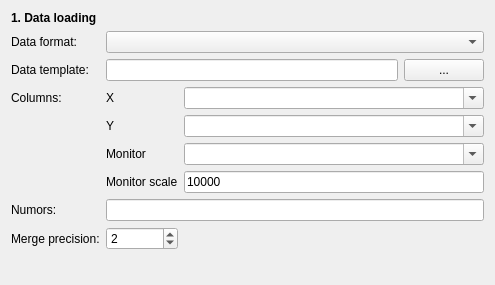
<?xml version="1.0" encoding="UTF-8"?>
<ui version="4.0">
 <class>Form</class>
 <widget class="QWidget" name="Form">
  <property name="geometry">
   <rect>
    <x>0</x>
    <y>0</y>
    <width>495</width>
    <height>285</height>
   </rect>
  </property>
  <property name="windowTitle">
   <string>Form</string>
  </property>
  <layout class="QHBoxLayout" name="horizontalLayout">
   <item>
    <layout class="QGridLayout" name="gridLayout">
     <item row="9" column="1">
      <spacer name="verticalSpacer">
       <property name="orientation">
        <enum>Qt::Vertical</enum>
       </property>
       <property name="sizeHint" stdset="0">
        <size>
         <width>20</width>
         <height>40</height>
        </size>
       </property>
      </spacer>
     </item>
     <item row="3" column="2" colspan="2">
      <widget class="QComboBox" name="xcol">
       <property name="editable">
        <bool>true</bool>
       </property>
      </widget>
     </item>
     <item row="4" column="2" colspan="2">
      <widget class="QComboBox" name="ycol">
       <property name="editable">
        <bool>true</bool>
       </property>
      </widget>
     </item>
     <item row="2" column="1" colspan="2">
      <widget class="QLineEdit" name="datatemplate"/>
     </item>
     <item row="7" column="1" colspan="3">
      <widget class="QLineEdit" name="numors"/>
     </item>
     <item row="8" column="1">
      <widget class="QSpinBox" name="precision">
       <property name="maximum">
        <number>5</number>
       </property>
       <property name="value">
        <number>2</number>
       </property>
      </widget>
     </item>
     <item row="2" column="3">
      <widget class="QPushButton" name="settemplate">
       <property name="sizePolicy">
        <sizepolicy hsizetype="Fixed" vsizetype="Fixed">
         <horstretch>0</horstretch>
         <verstretch>0</verstretch>
        </sizepolicy>
       </property>
       <property name="text">
        <string>...</string>
       </property>
      </widget>
     </item>
     <item row="5" column="2" colspan="2">
      <widget class="QComboBox" name="moncol">
       <property name="editable">
        <bool>true</bool>
       </property>
      </widget>
     </item>
     <item row="10" column="0" colspan="4">
      <widget class="QDialogButtonBox" name="buttonBox">
       <property name="standardButtons">
        <set>QDialogButtonBox::NoButton</set>
       </property>
      </widget>
     </item>
     <item row="1" column="0">
      <widget class="QLabel" name="label">
       <property name="sizePolicy">
        <sizepolicy hsizetype="Fixed" vsizetype="Preferred">
         <horstretch>0</horstretch>
         <verstretch>0</verstretch>
        </sizepolicy>
       </property>
       <property name="text">
        <string>Data format:</string>
       </property>
      </widget>
     </item>
     <item row="4" column="1">
      <widget class="QLabel" name="label_5">
       <property name="sizePolicy">
        <sizepolicy hsizetype="Fixed" vsizetype="Preferred">
         <horstretch>0</horstretch>
         <verstretch>0</verstretch>
        </sizepolicy>
       </property>
       <property name="text">
        <string>Y</string>
       </property>
      </widget>
     </item>
     <item row="2" column="0">
      <widget class="QLabel" name="label_2">
       <property name="sizePolicy">
        <sizepolicy hsizetype="Fixed" vsizetype="Preferred">
         <horstretch>0</horstretch>
         <verstretch>0</verstretch>
        </sizepolicy>
       </property>
       <property name="text">
        <string>Data template:</string>
       </property>
      </widget>
     </item>
     <item row="3" column="0">
      <widget class="QLabel" name="label_3">
       <property name="sizePolicy">
        <sizepolicy hsizetype="Fixed" vsizetype="Preferred">
         <horstretch>0</horstretch>
         <verstretch>0</verstretch>
        </sizepolicy>
       </property>
       <property name="text">
        <string>Columns:</string>
       </property>
      </widget>
     </item>
     <item row="8" column="0">
      <widget class="QLabel" name="label_7">
       <property name="sizePolicy">
        <sizepolicy hsizetype="Fixed" vsizetype="Preferred">
         <horstretch>0</horstretch>
         <verstretch>0</verstretch>
        </sizepolicy>
       </property>
       <property name="text">
        <string>Merge precision:</string>
       </property>
      </widget>
     </item>
     <item row="1" column="1" colspan="3">
      <widget class="QComboBox" name="dataformat"/>
     </item>
     <item row="3" column="1">
      <widget class="QLabel" name="label_4">
       <property name="sizePolicy">
        <sizepolicy hsizetype="Fixed" vsizetype="Preferred">
         <horstretch>0</horstretch>
         <verstretch>0</verstretch>
        </sizepolicy>
       </property>
       <property name="text">
        <string>X</string>
       </property>
      </widget>
     </item>
     <item row="7" column="0">
      <widget class="QLabel" name="label_6">
       <property name="sizePolicy">
        <sizepolicy hsizetype="Fixed" vsizetype="Preferred">
         <horstretch>0</horstretch>
         <verstretch>0</verstretch>
        </sizepolicy>
       </property>
       <property name="text">
        <string>Numors:</string>
       </property>
      </widget>
     </item>
     <item row="5" column="1">
      <widget class="QLabel" name="label_8">
       <property name="text">
        <string>Monitor</string>
       </property>
      </widget>
     </item>
     <item row="6" column="1">
      <widget class="QLabel" name="label_9">
       <property name="text">
        <string>Monitor scale</string>
       </property>
      </widget>
     </item>
     <item row="6" column="2" colspan="2">
      <widget class="QLineEdit" name="monscale">
       <property name="text">
        <string>10000</string>
       </property>
      </widget>
     </item>
     <item row="0" column="0" colspan="2">
      <widget class="QLabel" name="label_10">
       <property name="font">
        <font>
         <weight>75</weight>
         <bold>true</bold>
        </font>
       </property>
       <property name="text">
        <string>1. Data loading</string>
       </property>
      </widget>
     </item>
    </layout>
   </item>
  </layout>
 </widget>
 <resources/>
 <connections/>
</ui>
